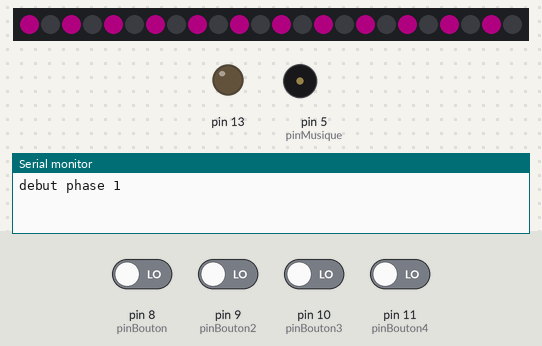
Simulated run of this sketch. Board: Arduino Uno, built with avr-gcc and run on an emulated ATmega328P. Parts: 24 RGB LEDs in strip order, left to right, output pins drawn as LEDs (lit = HIGH), buzzer (waves = sounding), the last lines printed to the serial monitor. The inputs (shaded band) are chosen by the test bench; at power-on: pin 8 (pinBouton), pin 9 (pinBouton2), pin 10 (pinBouton3), pin 11 (pinBouton4) LOW. Dim RGB values are drawn brighter than linear; random numbers use the default seed unless the sketch sets one.

Above: at 1.2 s.
1.3 s: pin 8 (pinBouton) driven HIGH
At 1.43 s:
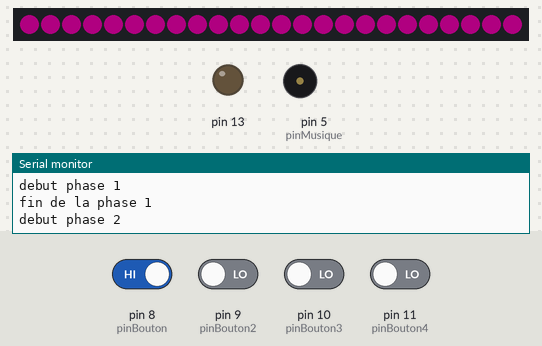
At 6.11 s:
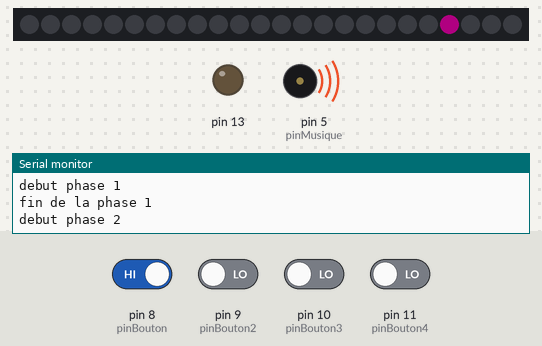
Timing chart, 0 to 11.8 s (numbered marks = the images above; inputs shaded):
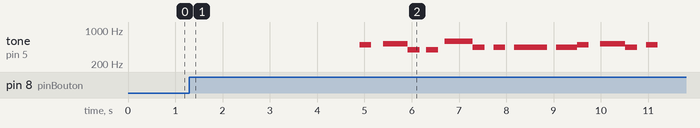

Measured:
- after the input at 1.3 s, tone on pin 5 (pinMusique): plays 494 Hz for 0.25 s, 523 Hz for 0.52 s, 392 Hz for 0.25 s, 392 Hz for 0.25 s, 587 Hz for 0.59 s, 440 Hz for 0.25 s … (13 notes in this stretch), starting after 3.6 s; the LEDs: change at once (image 1)

The sketch:

Code_chaise_musical.ino
```cpp
#include <Adafruit_NeoPixel.h> // downoald it !
#include <Arduino.h>
#include <time.h>
#include <stdlib.h>

/*
 * Gestion du temps et des valeurs
 */
#define TIME_BETWEEN_GAMES 2500
#define TIME_BETWEEN_ROUNDS 3000
#define TIME_SHOW_LOOSER 3000
#define TIME_SHOW_WINNER 4000
#define FLASH_COUNT 5
#define FLASH_INTERVAL 300


/*
 * MUSIQUE
 */
#define NOTE_G4  392
#define NOTE_A4  440
#define NOTE_B4  494
#define NOTE_C5  523
#define NOTE_D5  587
#define NOTE_E5  659
#define NOTE_F5  698

//Pin du piezo Buzzer
int pinMusique = 5;

//durée en milliseconde pour chaque note (dans l'ordre) TOTAL 14000
int princesseDesNeigesRytm[] = {
		250, 250, 1500, 250, 250, 750,
		250, 250, 750, 250, 750,
		250, 750,
		250, 250, 1500, 250, 250, 250, 250, 750,
		250, 250, 750, 750, 500, 500, 750, 0
};
int totalTimeSound = 14000;

//Note à jouer (dans l'ordre)
int princesseDesNeigesNote[] = {
		NOTE_A4, NOTE_B4, NOTE_C5, NOTE_G4, NOTE_G4, NOTE_D5,
		NOTE_A4, NOTE_A4, NOTE_A4, NOTE_A4, NOTE_A4,
		NOTE_B4, NOTE_C5,
		NOTE_A4, NOTE_B4, NOTE_C5, NOTE_G4, NOTE_G4, NOTE_E5, NOTE_E5, NOTE_D5,
		NOTE_C5, NOTE_D5, NOTE_E5, NOTE_E5, NOTE_F5, NOTE_E5, NOTE_C5, 0
};

/*
 * LEDS
 */
#define BROCHE_LED   2
#define NUM_PIXELS    24

#define DELAY_LED 80

// Couleur des leds Rose
#define COLOR_RED 255
#define COLOR_GREEN 0
#define COLOR_BLUE 184
#define COLOR_OFF 0
// Créer l'objet :
Adafruit_NeoPixel pixels = Adafruit_NeoPixel(NUM_PIXELS, BROCHE_LED,
                                             NEO_GRB + NEO_KHZ800); // NOLINT(hicpp-signed-bitwise)


/*
 * BUTTONS
 */

int numberButtons = 4;
int pinBouton = 8;
int pinBouton2 = 9;
int pinBouton3 = 10;
int pinBouton4 = 11; // 0 off & 1 up

#define BUTTON_DOWN 0


void setup() {
	srand(time(NULL));   // Initialization, random .
	pinMode(13, OUTPUT);
	pixels.begin(); // init pixels
	pixels.setBrightness(55); // pixels led luminosity to 55

	Serial.begin(9600); // serial output
}

/**
 * turn led and sound off
 */
void clearLedAndSound() {
	for (int i = 0; i < NUM_PIXELS; i++)
		pixels.setPixelColor(i, pixels.Color(COLOR_OFF, COLOR_OFF, COLOR_OFF)); // hide the led
	pixels.show();
	noTone(pinMusique);
}

/**
 * Presser le bouton master pour commencer le jeu.
 */
void phase1() {
	Serial.println("debut phase 1");
	// turn on led to wait
	for (int i = 0; i < NUM_PIXELS; i += 2)
		pixels.setPixelColor(i, pixels.Color(COLOR_RED, COLOR_GREEN, COLOR_BLUE)); // hide the led
	pixels.show();
	while (digitalRead(pinBouton) == BUTTON_DOWN); //tant que le bouton est down...
	//button 1 est le chef, il dit quand la partie commence (bouton commande)

	clearLedAndSound();
}

/**
 * temps passé entre le point from et toi
 * @param from
 * @param to
 * @return temps passé
 */
int getElapsedTime(int from, int to) {
	return to - from;
}

void announce() {

	for (int i = 0; i < NUM_PIXELS; i++) { //prépare le décompte
		pixels.setPixelColor(i, pixels.Color(COLOR_RED, COLOR_GREEN, COLOR_BLUE));
	}

	pixels.show();

	for (int i = NUM_PIXELS; i >= 0; i--) { // fait le décompte
		pixels.setPixelColor(i, pixels.Color(COLOR_OFF, COLOR_OFF, COLOR_OFF));
		delay(TIME_BETWEEN_ROUNDS / NUM_PIXELS);
		pixels.show();
	}
}

void phase2() {
	Serial.println("debut phase 2");
	announce();
	//calcul de la durée du round
	int time = (rand() % 10 + 5) * 1000; //entre 5 et 10s

	//lecture son et led
	int timestamp = millis();
	int timestampLastNote = millis();
	int note = 0;
	int led = -1;

	while (getElapsedTime(timestamp, millis()) < time) {
		int currentTimeLed = (getElapsedTime(timestamp, millis())) % (DELAY_LED * NUM_PIXELS);

		int nextNoteTimer = princesseDesNeigesNote[note];

		// test led
		int ledNumberCheck = currentTimeLed / DELAY_LED;

		//est-ce que l'on doit allumer la led suivante et éteindre l'actuelle ?
		if (ledNumberCheck != led) { // on est pas sur la même session d'allumage
			// on
			pixels.setPixelColor(led, pixels.Color(COLOR_OFF, COLOR_OFF, COLOR_OFF));
			led++;
			led = led % NUM_PIXELS; //ne pas dépasser la base
			pixels.setPixelColor(led, pixels.Color(COLOR_RED, COLOR_GREEN, COLOR_BLUE));
			pixels.show();
		}

		//test note
		//est-ce que l'on doit passer à la note suivante
		if (nextNoteTimer < getElapsedTime(timestampLastNote, millis())) {
			noTone(pinMusique);
			timestampLastNote = millis(); // reset the value to start the next one
			note++;
			if (princesseDesNeigesNote[note] == 0) note = 0; // reset ne pas sortir de l'array OBE
			tone(pinMusique, princesseDesNeigesNote[note], princesseDesNeigesRytm[note]);
		}
	}
	noTone(pinMusique);
//	pixels.setPixelColor((led- 1) % NUM_PIXELS, pixels.Color(COLOR_OFF, COLOR_OFF, COLOR_OFF));
	pixels.setPixelColor(led, pixels.Color(COLOR_OFF, COLOR_OFF, COLOR_OFF));

}

void phase3() {
	Serial.println("debut phase 3");
	clearLedAndSound();
}

int phase4(int playersCounter, int buzzers[]) {
	int buzzerBuzzed = 0;
	bool buzzedArray[playersCounter];

	// init array
	for (int i = 0; i < playersCounter; i++) {
		buzzedArray[i] = false; // n'a pas été buzzé
	}

	while (buzzerBuzzed < playersCounter - 1) { // phase de pression du buzzer
		for (int i = 0; i < playersCounter; i++) {
			if (digitalRead(buzzers[i]) == 1 &&
			    buzzerBuzzed < playersCounter - 1
			    && buzzedArray[i] != true) {
				// Le buzzer du joueur i a été pressé et on a pas atteint la limite et il ne l'a jamais.
				Serial.print("RECEPTION BUZZER: ");
				Serial.println(buzzers[i]);
				buzzedArray[i] = true; // Set dans les buzzers buzzé celui du joueur actuel
				buzzerBuzzed++; // incrémentation du compteur
			}
		}
	}

	// Qui est le perdant, analyse
	for (int i = 0; i < playersCounter; i++) {
		if (buzzedArray[i] == false) return i;
	}
}

void displayLooser(int buzzers[], int index) {
	Serial.print("Looser Pin: ");
	Serial.println(buzzers[index]);

	// turn on led for the looser corresponding
	int looser = buzzers[index] - pinBouton + 1;
	for (int i = 0; i < looser; i++)
		pixels.setPixelColor(i, pixels.Color(COLOR_RED, COLOR_GREEN, COLOR_BLUE));
	pixels.show();
	delay(TIME_SHOW_LOOSER);
	for (int i = 0; i < looser; i++)
		pixels.setPixelColor(i, pixels.Color(COLOR_OFF, COLOR_OFF, COLOR_OFF)); // hide the led
	pixels.show();
}

/**
 * annonce le buzzer gagnant
 * @param buzzers array
 */
void announceWinner(int buzzers[]) {
	Serial.print("Winner Pin: ");
	Serial.println(buzzers[0]);

	for (int i = 0;
	     i < FLASH_COUNT; i++) { // flash les leds pour annoncer que la partie est finie et désigner le vainqueur
		for (int j = 0; j < NUM_PIXELS; j++) {
			pixels.setPixelColor(j, pixels.Color(COLOR_RED, COLOR_GREEN, COLOR_BLUE));
		}
		pixels.show();
		delay(FLASH_INTERVAL);
		clearLedAndSound();
		delay(FLASH_INTERVAL);
	}

	int winner = buzzers[0] - pinBouton + 1; // buzzer gagnant - 8 + 1
	for (int i = 0; i < winner; i++) // annonce les leds gagnates
		pixels.setPixelColor(i, pixels.Color(COLOR_RED, COLOR_GREEN, COLOR_BLUE));
	pixels.show();
	delay(TIME_SHOW_WINNER);
	for (int i = 0; i < winner; i++)
		pixels.setPixelColor(i, pixels.Color(COLOR_OFF, COLOR_OFF, COLOR_OFF)); // hide the led
	pixels.show();

	delay(TIME_BETWEEN_GAMES);

}

void loop() {
	// 1. start a game on press
	phase1();
	Serial.println("fin de la phase 1");
	int buzzers[] = {pinBouton, pinBouton2, pinBouton3, pinBouton4};
	int playersCounter = numberButtons;
	while (playersCounter > 1) {
		// 2. LED + music ON - READ FUNCTION
		phase2();
		// 3. shutdown sound & leds
		phase3();
		// 4. last buzzer loose + LED on - remove a buzzer from the array (list)
		int looserIndex = phase4(playersCounter, buzzers);

		// 5. disable the looser cf 4
		// buzzers = phase5();
		displayLooser(buzzers, looserIndex);
		playersCounter--; // reduction du nombre de joueurs
		for (int i = 0; i < playersCounter; i++) { //recopie des valeurs qui doivent être décalée
			/* if (i < looserIndex) { // NOLINT(bugprone-branch-clone)
				buzzers[i] = buzzers[i]
			} else */ //Debug infos
			if (i >= looserIndex) {
				buzzers[i] = buzzers[i + 1]; //décaler a gauche les éléments
			}
		}
	}
	announceWinner(buzzers);
}

#pragma clang diagnostic pop
```
